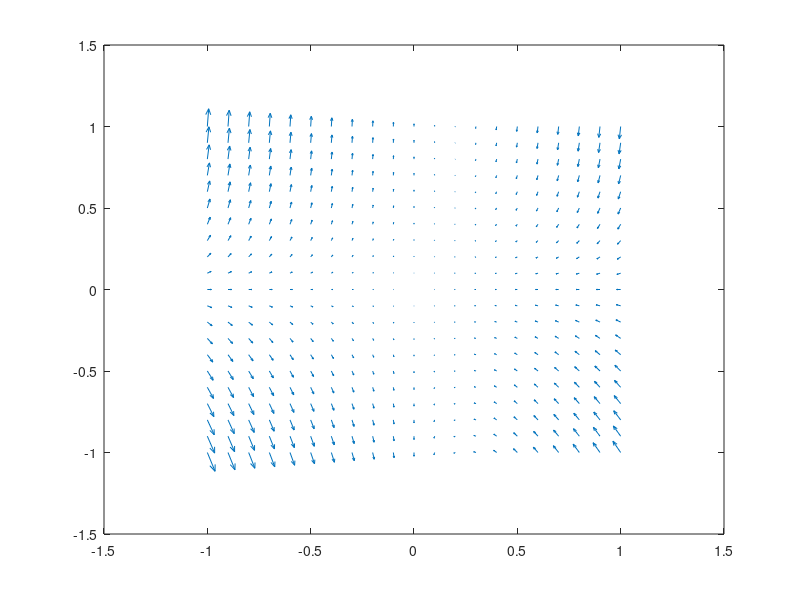

The MATLAB script that drew this image: (Note: this script raises an error after producing the figure.)
%draw the phase diagram for each fixed point of the Kuz model
%use the parameters from low density case with ratio 0.2
%(sqrt(d)+sqrt(mg))^2=1.233, (m/b+d)(gb+1)=1.358
global a b
a=0.3953;
b=1/6;
fp_y=[0,0,80.75,1.5842];
fp_x=[0,6,-2.65,0.1565];
p=2.8271;
m=0.0267;
n=1.8584 ;
d=0.4018;
g=8.5005;
time=[0:200];
params=[p,m,n,d,g];
CARTratio=0.2;
for i=1:4
    p_x=(fp_x(i)-1):0.1:(fp_x(i)+1);
    p_y=(fp_y(i)-1):0.1:(fp_y(i)+1);
    [x,y]=meshgrid(p_x,p_y);
    dx=p*x.*y./(g+y)-d*x-m*x.*y;
    dy=a*y.*(1-b*y)-n*x.*y;
   % u=gradient(dx);
   % v=gradient(dy);
    figure()
    quiver(x,y,dx,dy)  
    hold on
    [t,tumVol] = ode23(@(t,y)tumor_cart_only(t,y,params), time, [fp_x(i)+0.1,fp_y(i)-0.1]' );
    plot(tumVol(:,1),tumVol(:,2))
end 


%fitData.ydata=[0];



